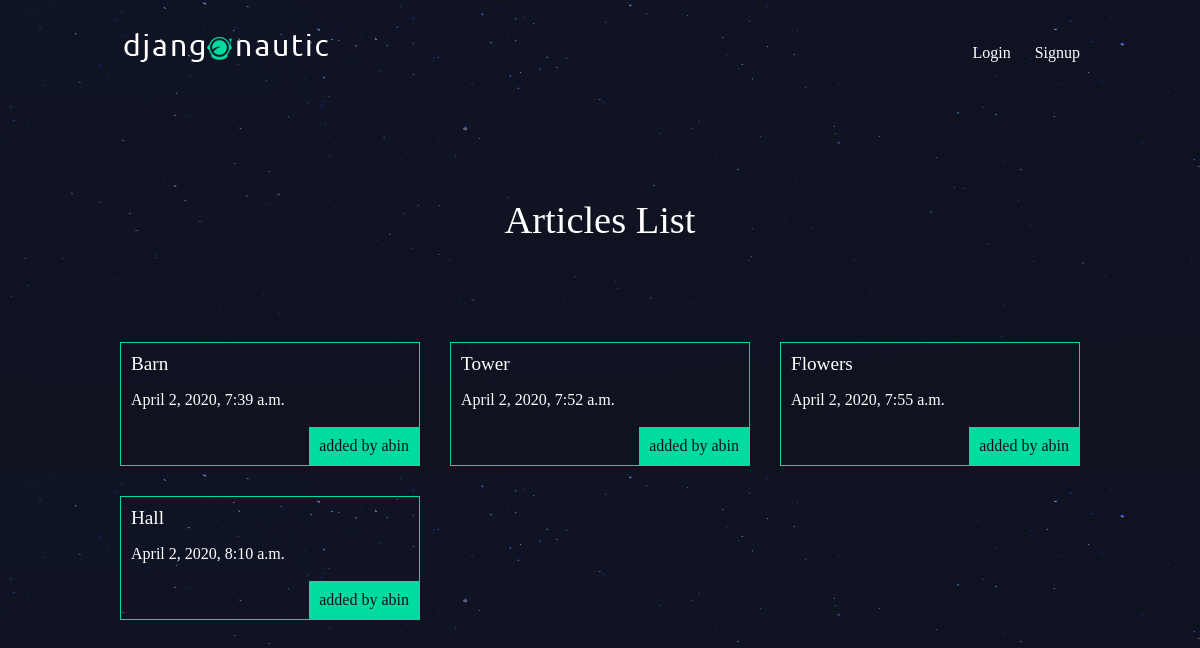
/articles/, run on an earlier commit of the app's database.
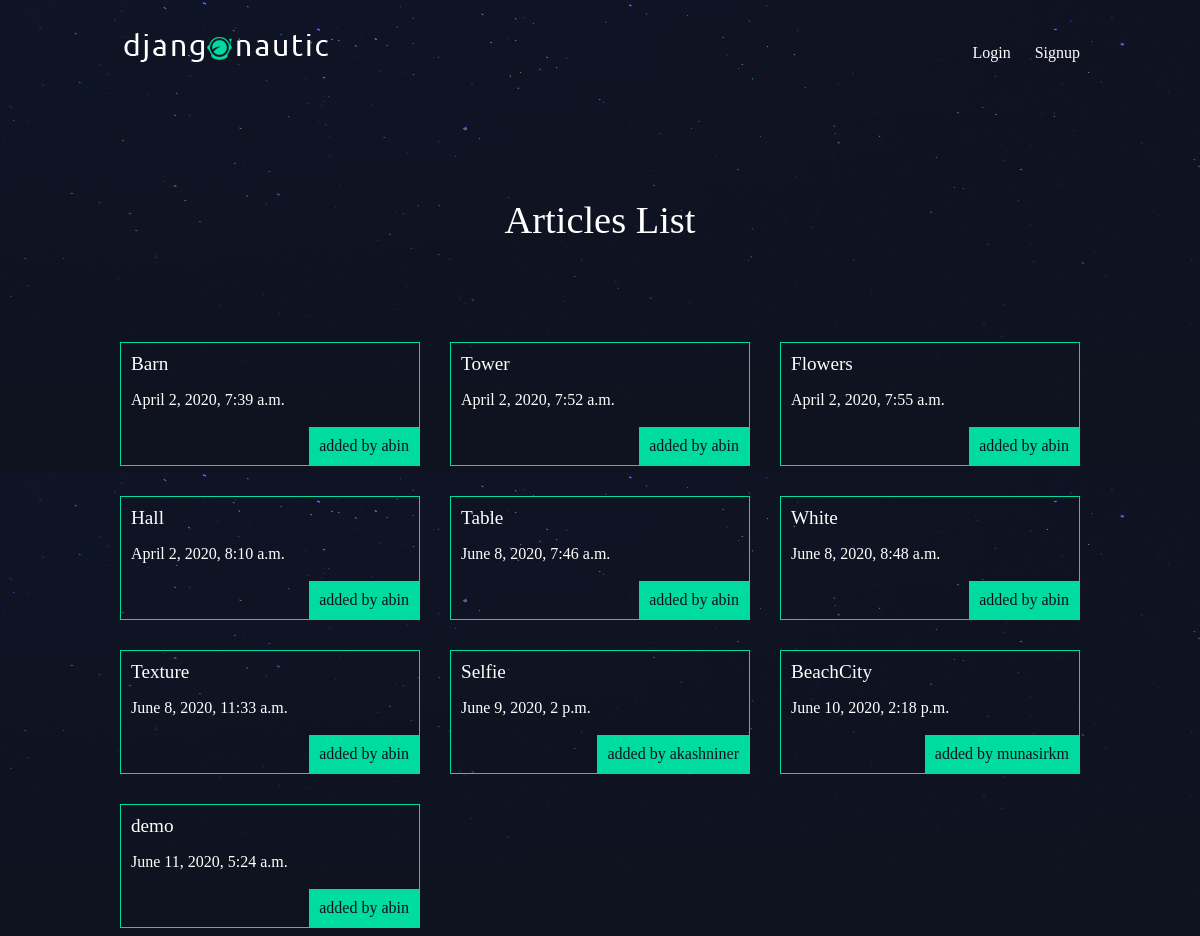
And on a later commit of the database.
### articles/models.py (models this page shows, shortened)
class Image(models.Model):
    name = models.CharField(max_length=100)
    date = models.DateTimeField(auto_now_add=True)
    slug = models.SlugField(default='default-slug')
    raw_image = models.ImageField(default='default.png', blank=True)
    processed_image = models.ImageField(blank=True)
    author = models.ForeignKey(User, default=None,on_delete=models.CASCADE)

### articles/views.py (the view)
def article_list(request):
    articles = Image.objects.all().order_by('date')
    return render(request, 'articles/article_list.html', { 'articles': articles })

### articles/templates/articles/article_list.html
{% extends 'base_layout.html' %}
{% block content%}
<h1>Articles List</h1>
<div class="articles">
    {% for article in articles %}
    <div class="article">
        <h2><a href="{% url 'articles:detail' slug=article.slug %}">{{ article.name }}</a></h2>
        <p>{{ article.date }}</p>
        <p class="author">added by {{ article.author.username }}</p>
    </div>
    {% endfor %}
</div>
{% endblock %}

What changed in the data, as far as the page shows it:
added Image: name "Table", date "June 8, 2020, 7:46 a.m.", author.username "abin"
added Image: name "White", date "June 8, 2020, 8:48 a.m.", author.username "abin"
added Image: name "Texture", date "June 8, 2020, 11:33 a.m.", author.username "abin"
added Image: name "Selfie", date "June 9, 2020, 2 p.m.", author.username "akashniner"
added Image: name "BeachCity", date "June 10, 2020, 2:18 p.m.", author.username "munasirkm"
added Image: name "demo", date "June 11, 2020, 5:24 a.m.", author.username "abin"
